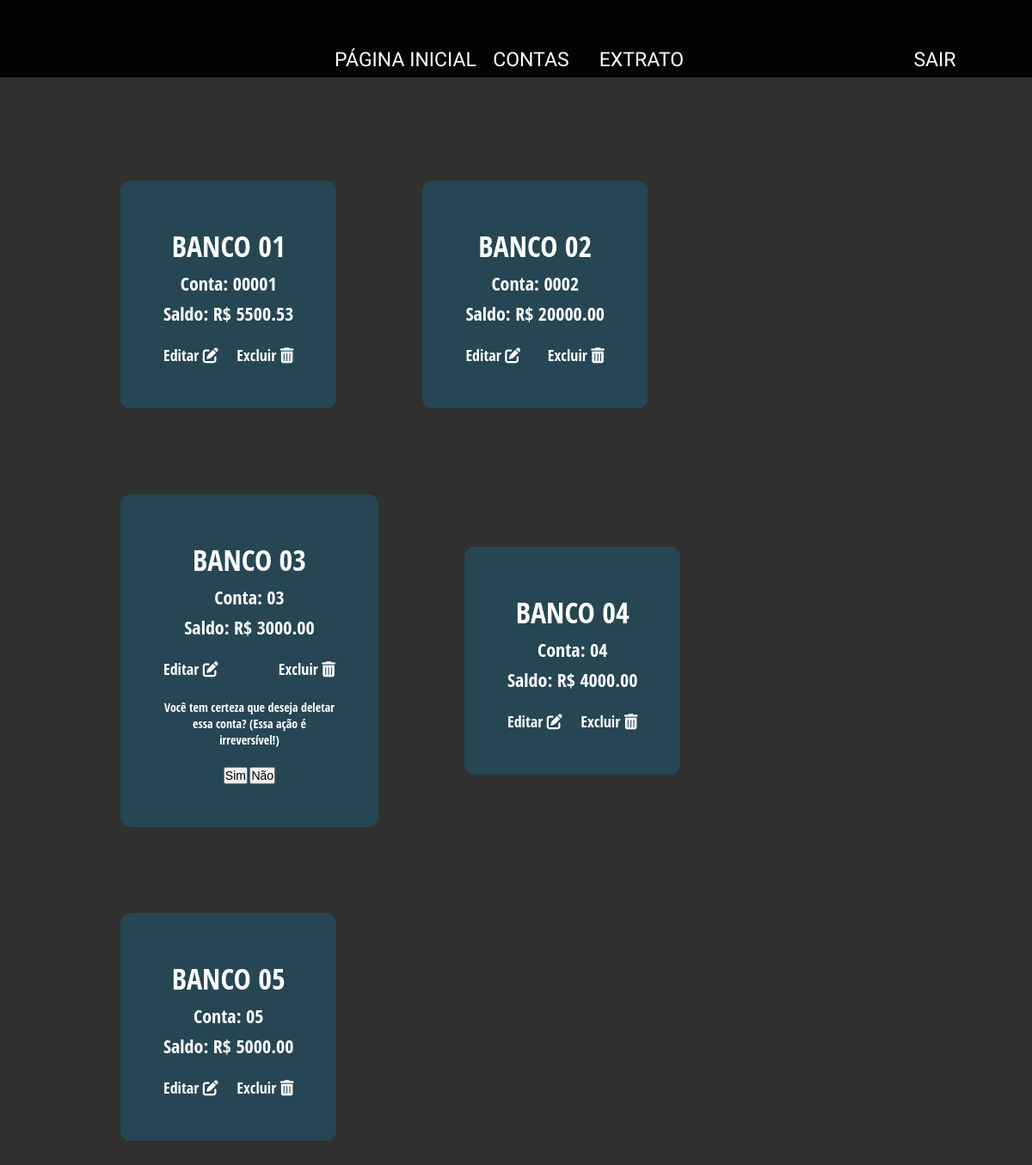
Page /core/accounts/?account=03 on the committed database.
### core/models.py (models this page shows, shortened)
class totalBalance(models.Model):
  account = models.CharField(max_length=8,
                             verbose_name="Conta",
                             primary_key=True)
  bank = models.CharField(max_length=100,
                          verbose_name="Banco",
                          )
  balance = models.DecimalField(max_digits=20,
                                decimal_places=2,
                                verbose_name="Saldo",
                                )
  register_date = models.DateTimeField(auto_now=True,
                                       verbose_name="Inserido em")
  class Meta:
    db_table = 'totalBalance'

### core/views.py (the view)
# urls.py: path('accounts/', views.accounts, name='accounts'),
def accounts(request):
    registered_accounts = totalBalance.objects.all()
    data = request.GET.get('account')
    if data:
        messages.warning(request, 'Você tem certeza que deseja deletar essa conta? (Essa ação é irreversível!)')
    context = {
        'accounts': registered_accounts,
        'data': data,
    }
    return render(request, 'accounts.html', context=context)

### core/templates/accounts.html
{% extends "base.html" %}
{% block content %}
<div class="content">
    <div class="box">
        {% for account in accounts %}
        <div class="box-content">
            <h1>{{ account.bank }}</h1>
            <p>Conta: {{ account.account }}</p>
            <p>Saldo: R$ {{ account.balance }}</p>
            <div class="box-subcontent">
                <a href="{% url 'edit_account' account=account.account %}">
                    <span class="edit-account">
                        Editar
                        <i class="fas fa-edit"></i>
                    </span>
                </a>
                <a href="{% url 'accounts' %}?account={{ account.account }}">
                    <span class="delete-account">
                        Excluir
                        <i class="fas fa-trash-alt"></i>
                    </span>
                </a>
            </div>
            {% if account.account == data %}
                {% if messages %}
                <div class="message info sm">
                    {% for message in messages %}
                    <p> {{ message }}</p>
                    <button type="submit" name="confirm">Sim</button>
                    <a href="{% url 'accounts' %}">
                        <button type="button">Não</button>
                    </a>
                </div>
                    {% endfor %}
                {% endif %}
            {% endif %}
        </div>
        {% endfor %}
    </div>
</div>
{% endblock %}

### core/static/css/styles.css (style rules this page uses)
* { box-sizing: border-box; text-decoration: none; padding: 0; margin: 0; }
html { font-size: 62.5%; text-decoration: none; background-color: #303030; font-family: "Open Sans Condensed"; }
a:link { text-decoration: none; }

### core/static/css/content.css (style rules this page uses)
.content { display: flex; justify-content: center; align-content: center; margin: 5rem 15em 5rem 5rem; text-align: center; border-radius: 2rem; color: #E0E0E0; }
.content > * { padding: 2rem; margin: 0 2rem 0 2rem; }

### core/static/css/texts.css (style rules this page uses)
h1 { font-size: 3.4rem; padding:.25rem 0 .25rem 0; text-transform: uppercase; }
p { font-size: 2.2rem; padding: .25rem 0 .25rem 0; }

### core/static/css/forms.css (style rules this page uses)
.info * { margin-top: 2rem; font-size: 14px !important; }
.sm { max-width: 20rem; }

### core/static/css/card-box.css (style rules this page uses)
.box { display: flex; flex-wrap: wrap; align-content: space-between; }
.box-content { display: flex; flex-wrap: wrap; flex-direction: column; margin: 5rem; padding: 5rem; background-color: #264653; color: white; border-radius: 1.2rem; align-self: center; }
.box-subcontent { display: flex; align-content: flex-end; justify-content: space-between; position: relative; color: white; }
.box-subcontent a { font-size: 1.8rem; margin-top: 2rem; color: white; }

### rows in the picture
totalBalance: bank "BANCO 01", account "00001", balance "5500.53"
totalBalance: bank "BANCO 02", account "0002", balance "20000.00"
totalBalance: bank "BANCO 03", account "03", balance "3000.00", messages "Você tem certeza que deseja deletar essa conta? (Essa ação é irreversível!)"
totalBalance: bank "BANCO 04", account "04", balance "4000.00"
totalBalance: bank "BANCO 05", account "05", balance "5000.00"
